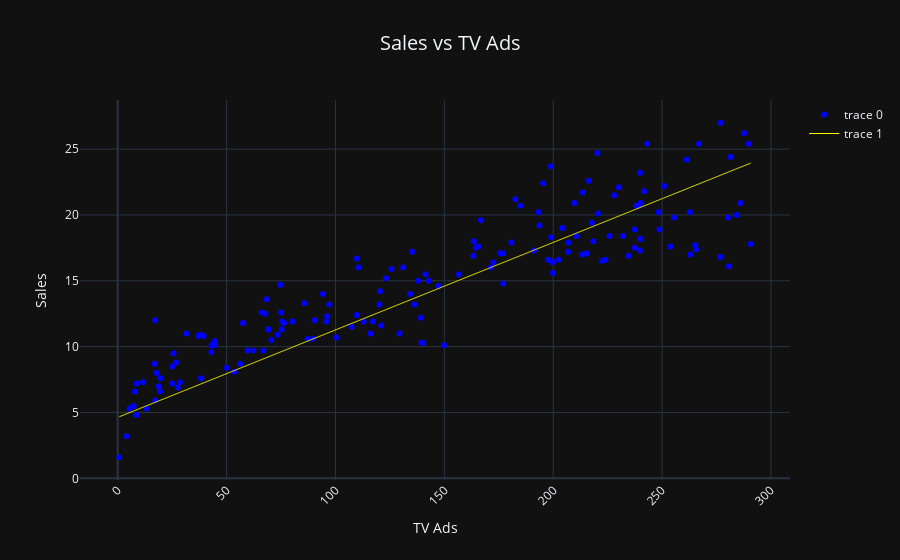
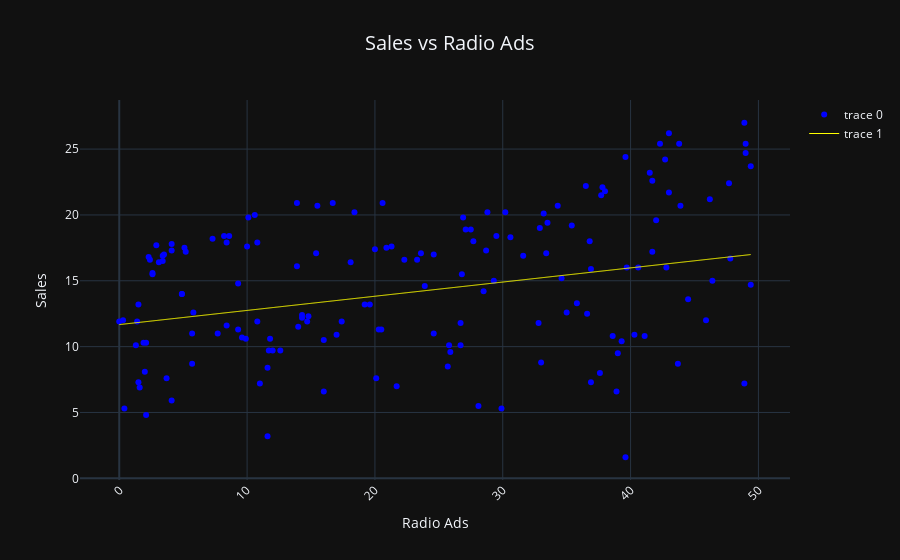
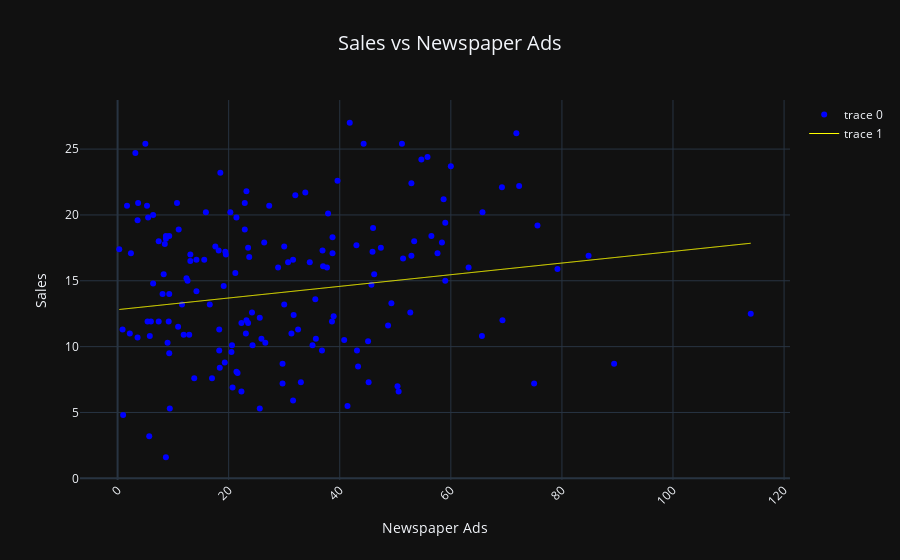

The code cell stored with these charts, in order, in its notebook:
### Code cell
plot_tv(nn)
plot_radio(nn)
plot_newspaper(nn)

### Figure 1 — Plotly figure (JSON) as saved in the notebook; plotly's stock layout.template omitted (floating-point values rounded to 4 significant figures; data arrays with more than 128 entries replaced by an {"elided": "..."} marker saying what was removed)
{"data": [{"line": {"color": "blue", "dash": "dot", "width": 1}, "mode": "markers", "type": "scatter", "x": {"elided": "160 float values"}, "y": {"elided": "160 float values"}}, {"line": {"color": "yellow", "dash": "solid", "shape": "spline", "width": 1}, "type": "scatter", "x": {"elided": "1000 float values"}, "y": {"elided": "1000 float values"}}], "layout": {"autosize": true, "title": {"font": {"size": 20}, "text": "Sales vs TV Ads", "x": 0.5}, "xaxis": {"autorange": true, "range": [-16.38, 307.8], "tickangle": -45, "title": {"text": "TV Ads"}, "type": "linear"}, "yaxis": {"autorange": true, "range": [-0.09676, 28.7], "title": {"text": "Sales"}, "type": "linear"}}}

### Figure 2 — Plotly figure (JSON) as saved in the notebook; plotly's stock layout.template omitted (floating-point values rounded to 4 significant figures; data arrays with more than 128 entries replaced by an {"elided": "..."} marker saying what was removed)
{"data": [{"line": {"color": "blue", "dash": "dot", "width": 1}, "mode": "markers", "type": "scatter", "x": {"elided": "160 float values"}, "y": {"elided": "160 float values"}}, {"line": {"color": "yellow", "dash": "solid", "shape": "spline", "width": 1}, "type": "scatter", "x": {"elided": "1000 float values"}, "y": {"elided": "1000 float values"}}], "layout": {"autosize": true, "title": {"font": {"size": 20}, "text": "Sales vs Radio Ads", "x": 0.5}, "xaxis": {"autorange": true, "range": [-2.909, 52.31], "tickangle": -45, "title": {"text": "Radio Ads"}, "type": "linear"}, "yaxis": {"autorange": true, "range": [-0.09676, 28.7], "title": {"text": "Sales"}, "type": "linear"}}}

### Figure 3 — Plotly figure (JSON) as saved in the notebook; plotly's stock layout.template omitted (floating-point values rounded to 4 significant figures; data arrays with more than 128 entries replaced by an {"elided": "..."} marker saying what was removed)
{"data": [{"line": {"color": "blue", "dash": "dot", "width": 1}, "mode": "markers", "type": "scatter", "x": {"elided": "160 float values"}, "y": {"elided": "160 float values"}}, {"line": {"color": "yellow", "dash": "solid", "shape": "spline", "width": 1}, "type": "scatter", "x": {"elided": "1000 float values"}, "y": {"elided": "1000 float values"}}], "layout": {"autosize": true, "title": {"font": {"size": 20}, "text": "Sales vs Newspaper Ads", "x": 0.5}, "xaxis": {"autorange": true, "range": [-6.395, 120.7], "tickangle": -45, "title": {"text": "Newspaper Ads"}, "type": "linear"}, "yaxis": {"autorange": true, "range": [-0.09676, 28.7], "title": {"text": "Sales"}, "type": "linear"}}}
